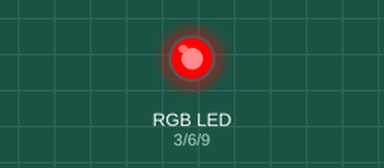
Recording of a sketch running on a simulated Arduino Uno, built with avr-gcc and run on an emulated ATmega328P. On the bench: an RGB LED mixed from three pins (HIGH = lit).

Above: at 0.05 s.
At 1.5 s:
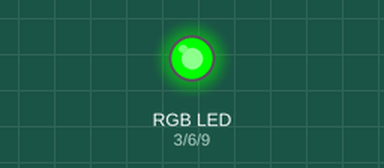
At 2.95 s:
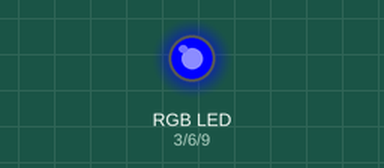
Timing chart, 0 to 10.4 s (numbered marks = the images above):
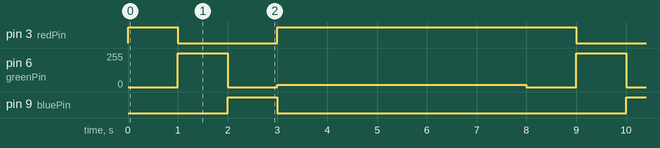

The sketch:

duck-color-test.ino
```cpp
int greenPin = 6;
int redPin = 3;
int bluePin = 9;

void setup()  {
  pinMode(greenPin, OUTPUT);
  pinMode(redPin, OUTPUT);
  pinMode(bluePin, OUTPUT);
}

void rgb(int rLevel, int gLevel, int bLevel) {
 analogWrite(redPin, rLevel);
 analogWrite(greenPin, gLevel);
 analogWrite(bluePin, bLevel);
}

void fade(int fromRed, int fromGreen, int fromBlue, int toRed, int toGreen, int toBlue) {
  int steps = 100;
  int redDelta = toRed - fromRed;
  int greenDelta = toGreen - fromGreen;
  int blueDelta = toBlue - fromBlue;

  int redFactor = redDelta/steps;
  int greenFactor = greenDelta/steps;
  int blueFactor = blueDelta/steps;

  int curRed = fromRed;
  int curGreen = fromGreen;
  int curBlue = fromBlue;

  while (steps > 0) {
     analogWrite(redPin, curRed);
     analogWrite(greenPin, curGreen);
     analogWrite(bluePin, curBlue);

     curRed += redFactor;
     curGreen += greenFactor;
     curBlue += blueFactor;
     steps--;

     delay(25);
  }
}

void loop()  {
  rgb(0xFF,0,0);
  delay(1000);
  rgb(0,0xFF,0);
  delay(1000);
  rgb(0,0,0xFF);
  delay(1000);
  rgb(0xFF,0x10,0);
  delay(5000);

}
```

Measured:
- by itself, pin 3 (redPin): repeats every 8.0 s: LOW 2.0 s, HIGH 6.0 s
- by itself, pin 6 (greenPin): repeats every 8.0 s: 0/255 1.0 s, 16/255 5.0 s, 0/255 1.0 s, 255/255 1.0 s
- by itself, pin 9 (bluePin): alternates HIGH for 1.0 s and LOW for 7.0 s
